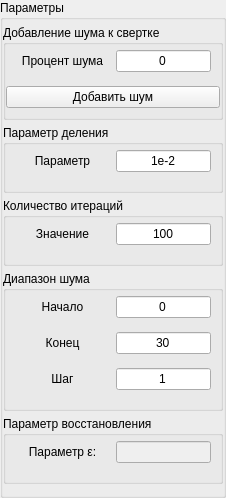
           <widget class="QGroupBox" name="groupBox_parameters">
            <property name="enabled">
             <bool>true</bool>
            </property>
            <property name="sizePolicy">
             <sizepolicy hsizetype="Preferred" vsizetype="Maximum">
              <horstretch>0</horstretch>
              <verstretch>0</verstretch>
             </sizepolicy>
            </property>
            <property name="title">
             <string>Параметры</string>
            </property>
            <layout class="QVBoxLayout" name="verticalLayout_5">
             <property name="spacing">
              <number>5</number>
             </property>
             <property name="leftMargin">
              <number>0</number>
             </property>
             <property name="topMargin">
              <number>5</number>
             </property>
             <property name="rightMargin">
              <number>0</number>
             </property>
             <item>
              <widget class="QGroupBox" name="groupBox_noise">
               <property name="sizePolicy">
                <sizepolicy hsizetype="Preferred" vsizetype="Maximum">
                 <horstretch>0</horstretch>
                 <verstretch>0</verstretch>
                </sizepolicy>
               </property>
               <property name="title">
                <string>Добавление шума к свертке</string>
               </property>
               <layout class="QVBoxLayout" name="layout_area_size_2">
                <property name="spacing">
                 <number>5</number>
                </property>
                <property name="leftMargin">
                 <number>0</number>
                </property>
                <property name="topMargin">
                 <number>5</number>
                </property>
                <property name="rightMargin">
                 <number>0</number>
                </property>
                <property name="bottomMargin">
                 <number>9</number>
                </property>
                <item>
                 <widget class="QWidget" name="widget_noise" native="true">
                  <property name="sizePolicy">
                   <sizepolicy hsizetype="Preferred" vsizetype="Maximum">
                    <horstretch>0</horstretch>
                    <verstretch>0</verstretch>
                   </sizepolicy>
                  </property>
                  <layout class="QHBoxLayout" name="layout_width_area_2" stretch="1,1">
                   <property name="topMargin">
                    <number>0</number>
                   </property>
                   <item>
                    <widget class="QLabel" name="label_text_noise">
                     <property name="text">
                      <string>Процент шума</string>
                     </property>
                     <property name="alignment">
                      <set>Qt::AlignCenter</set>
                     </property>
                    </widget>
                   </item>
                   <item>
                    <widget class="QLineEdit" name="lineEdit_noise">
                     <property name="text">
                      <string>0</string>
                     </property>
                     <property name="alignment">
                      <set>Qt::AlignCenter</set>
                     </property>
                    </widget>
                   </item>
                  </layout>
                 </widget>
                </item>
                <item>
                 <widget class="QPushButton" name="pushButton_display_noise">
                  <property name="text">
                   <string>Добавить шум</string>
                  </property>
                 </widget>
                </item>
               </layout>
              </widget>
             </item>
             <item>
              <widget class="QGroupBox" name="groupBox_division">
               <property name="sizePolicy">
                <sizepolicy hsizetype="Preferred" vsizetype="Maximum">
                 <horstretch>0</horstretch>
                 <verstretch>0</verstretch>
                </sizepolicy>
               </property>
               <property name="title">
                <string>Параметр деления</string>
               </property>
               <layout class="QVBoxLayout" name="layout_area_size_9">
                <property name="spacing">
                 <number>5</number>
                </property>
                <property name="leftMargin">
                 <number>0</number>
                </property>
                <property name="topMargin">
                 <number>5</number>
                </property>
                <property name="rightMargin">
                 <number>0</number>
                </property>
                <property name="bottomMargin">
                 <number>9</number>
                </property>
                <item>
                 <widget class="QWidget" name="widget_division" native="true">
                  <property name="sizePolicy">
                   <sizepolicy hsizetype="Preferred" vsizetype="Maximum">
                    <horstretch>0</horstretch>
                    <verstretch>0</verstretch>
                   </sizepolicy>
                  </property>
                  <layout class="QHBoxLayout" name="layout_width_area_9" stretch="1,1">
                   <property name="topMargin">
                    <number>0</number>
                   </property>
                   <item>
                    <widget class="QLabel" name="label_text_division">
                     <property name="text">
                      <string>Параметр</string>
                     </property>
                     <property name="alignment">
                      <set>Qt::AlignCenter</set>
                     </property>
                    </widget>
                   </item>
                   <item>
                    <widget class="QLineEdit" name="lineEdit_division">
                     <property name="text">
                      <string>1e-2</string>
                     </property>
                     <property name="alignment">
                      <set>Qt::AlignCenter</set>
                     </property>
                    </widget>
                   </item>
                  </layout>
                 </widget>
                </item>
               </layout>
              </widget>
             </item>
             <item>
              <widget class="QGroupBox" name="groupBox_number_iterations">
               <property name="sizePolicy">
                <sizepolicy hsizetype="Preferred" vsizetype="Maximum">
                 <horstretch>0</horstretch>
                 <verstretch>0</verstretch>
                </sizepolicy>
               </property>
               <property name="title">
                <string>Количество итераций</string>
               </property>
               <layout class="QVBoxLayout" name="layout_area_size_8">
                <property name="spacing">
                 <number>5</number>
                </property>
                <property name="leftMargin">
                 <number>0</number>
                </property>
                <property name="topMargin">
                 <number>5</number>
                </property>
                <property name="rightMargin">
                 <number>0</number>
                </property>
                <property name="bottomMargin">
                 <number>9</number>
                </property>
                <item>
                 <widget class="QWidget" name="widget_number_iterations" native="true">
                  <property name="sizePolicy">
                   <sizepolicy hsizetype="Preferred" vsizetype="Maximum">
                    <horstretch>0</horstretch>
                    <verstretch>0</verstretch>
                   </sizepolicy>
                  </property>
                  <layout class="QHBoxLayout" name="layout_width_area_8" stretch="1,1">
                   <property name="topMargin">
                    <number>0</number>
                   </property>
                   <item>
                    <widget class="QLabel" name="label_text_number_iterations">
                     <property name="text">
                      <string>Значение</string>
                     </property>
                     <property name="alignment">
                      <set>Qt::AlignCenter</set>
                     </property>
                    </widget>
                   </item>
                   <item>
                    <widget class="QLineEdit" name="lineEdit_number_iterations">
                     <property name="text">
                      <string>100</string>
                     </property>
                     <property name="alignment">
                      <set>Qt::AlignCenter</set>
                     </property>
                    </widget>
                   </item>
                  </layout>
                 </widget>
                </item>
               </layout>
              </widget>
             </item>
             <item>
              <widget class="QGroupBox" name="groupBox_noise_range">
               <property name="sizePolicy">
                <sizepolicy hsizetype="Preferred" vsizetype="Maximum">
                 <horstretch>0</horstretch>
                 <verstretch>0</verstretch>
                </sizepolicy>
               </property>
               <property name="title">
                <string>Диапазон шума</string>
               </property>
               <layout class="QVBoxLayout" name="layout_area_size_11">
                <property name="spacing">
                 <number>5</number>
                </property>
                <property name="leftMargin">
                 <number>0</number>
                </property>
                <property name="topMargin">
                 <number>5</number>
                </property>
                <property name="rightMargin">
                 <number>0</number>
                </property>
                <property name="bottomMargin">
                 <number>9</number>
                </property>
                <item>
                 <widget class="QWidget" name="widget_start_noise" native="true">
                  <property name="sizePolicy">
                   <sizepolicy hsizetype="Preferred" vsizetype="Maximum">
                    <horstretch>0</horstretch>
                    <verstretch>0</verstretch>
                   </sizepolicy>
                  </property>
                  <layout class="QHBoxLayout" name="layout_start_noise" stretch="1,1">
                   <property name="topMargin">
                    <number>0</number>
                   </property>
                   <item>
                    <widget class="QLabel" name="label_text_start_noise">
                     <property name="text">
                      <string>Начало</string>
                     </property>
                     <property name="alignment">
                      <set>Qt::AlignCenter</set>
                     </property>
                    </widget>
                   </item>
                   <item>
                    <widget class="QLineEdit" name="lineEdit_start_noise">
                     <property name="text">
                      <string>0</string>
                     </property>
                     <property name="alignment">
                      <set>Qt::AlignCenter</set>
                     </property>
                    </widget>
                   </item>
                  </layout>
                 </widget>
                </item>
                <item>
                 <widget class="QWidget" name="widget_end_noise" native="true">
                  <property name="sizePolicy">
                   <sizepolicy hsizetype="Preferred" vsizetype="Maximum">
                    <horstretch>0</horstretch>
                    <verstretch>0</verstretch>
                   </sizepolicy>
                  </property>
                  <layout class="QHBoxLayout" name="layout_end_noise" stretch="1,1">
                   <property name="topMargin">
                    <number>0</number>
                   </property>
                   <item>
                    <widget class="QLabel" name="label_text_end_noise">
                     <property name="text">
                      <string>Конец</string>
                     </property>
                     <property name="alignment">
                      <set>Qt::AlignCenter</set>
                     </property>
                    </widget>
                   </item>
                   <item>
                    <widget class="QLineEdit" name="lineEdit_end_noise">
                     <property name="text">
                      <string>30</string>
                     </property>
                     <property name="alignment">
                      <set>Qt::AlignCenter</set>
                     </property>
                    </widget>
                   </item>
                  </layout>
                 </widget>
                </item>
                <item>
                 <widget class="QWidget" name="widget_step_noise" native="true">
                  <property name="sizePolicy">
                   <sizepolicy hsizetype="Preferred" vsizetype="Maximum">
                    <horstretch>0</horstretch>
                    <verstretch>0</verstretch>
                   </sizepolicy>
                  </property>
                  <layout class="QHBoxLayout" name="layout_step_noise" stretch="1,1">
                   <property name="topMargin">
                    <number>0</number>
                   </property>
                   <item>
                    <widget class="QLabel" name="label_text_step_noise">
                     <property name="text">
                      <string>Шаг</string>
                     </property>
                     <property name="alignment">
                      <set>Qt::AlignCenter</set>
                     </property>
                    </widget>
                   </item>
                   <item>
                    <widget class="QLineEdit" name="lineEdit_step_noise">
                     <property name="text">
                      <string>1</string>
                     </property>
                     <property name="alignment">
                      <set>Qt::AlignCenter</set>
                     </property>
                    </widget>
                   </item>
                  </layout>
                 </widget>
                </item>
               </layout>
              </widget>
             </item>
             <item>
              <widget class="QGroupBox" name="groupBox_recovery_parameter">
               <property name="sizePolicy">
                <sizepolicy hsizetype="Preferred" vsizetype="Maximum">
                 <horstretch>0</horstretch>
                 <verstretch>0</verstretch>
                </sizepolicy>
               </property>
               <property name="title">
                <string>Параметр восстановления</string>
               </property>
               <layout class="QVBoxLayout" name="layout_area_size_10">
                <property name="spacing">
                 <number>5</number>
                </property>
                <property name="leftMargin">
                 <number>0</number>
                </property>
                <property name="topMargin">
                 <number>5</number>
                </property>
                <property name="rightMargin">
                 <number>0</number>
                </property>
                <property name="bottomMargin">
                 <number>9</number>
                </property>
                <item>
                 <widget class="QWidget" name="widget_recovery_parameter" native="true">
                  <property name="sizePolicy">
                   <sizepolicy hsizetype="Preferred" vsizetype="Maximum">
                    <horstretch>0</horstretch>
                    <verstretch>0</verstretch>
                   </sizepolicy>
                  </property>
                  <layout class="QHBoxLayout" name="layout_width_area_10" stretch="1,1">
                   <property name="topMargin">
                    <number>0</number>
                   </property>
                   <item>
                    <widget class="QLabel" name="label_recovery_parameter">
                     <property name="text">
                      <string>Параметр ε:</string>
                     </property>
                     <property name="alignment">
                      <set>Qt::AlignCenter</set>
                     </property>
                    </widget>
                   </item>
                   <item>
                    <widget class="QLineEdit" name="lineEdit_recovery_parameter">
                     <property name="enabled">
                      <bool>false</bool>
                     </property>
                     <property name="text">
                      <string/>
                     </property>
                     <property name="alignment">
                      <set>Qt::AlignCenter</set>
                     </property>
                    </widget>
                   </item>
                  </layout>
                 </widget>
                </item>
               </layout>
              </widget>
             </item>
            </layout>
           </widget>
